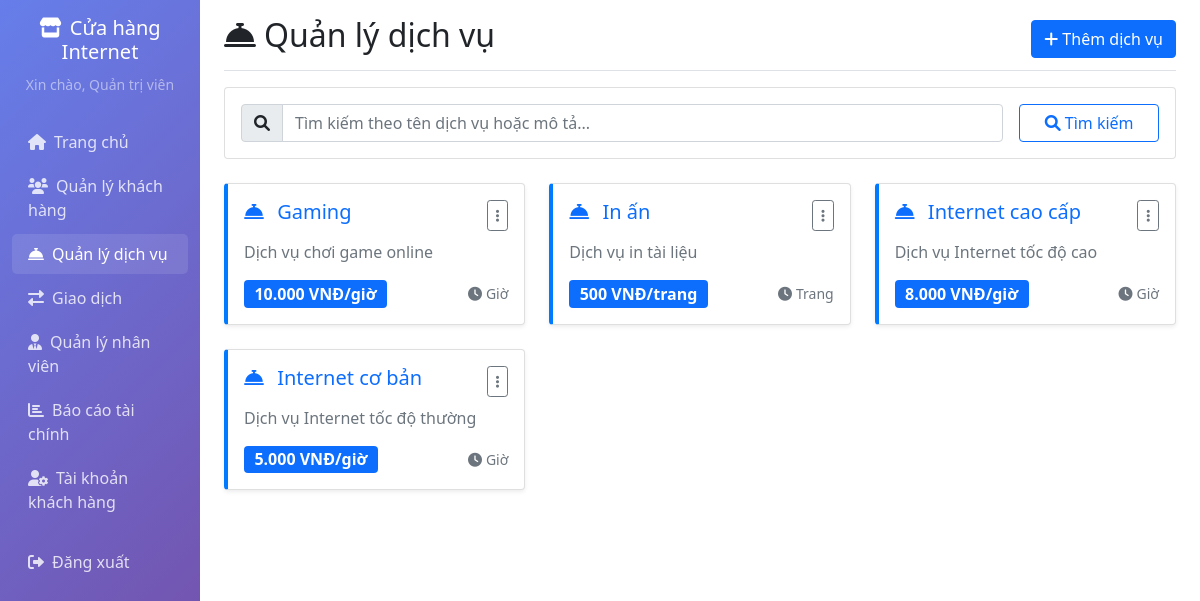
Screenshot of /services.php (signed in) with the database file from the repository.
### tables this page shows
CREATE TABLE dich_vu (
    id INT AUTO_INCREMENT PRIMARY KEY,
    ten_dich_vu VARCHAR(100) NOT NULL,
    mo_ta TEXT,
    gia_tien DECIMAL(10,2) NOT NULL,
    don_vi VARCHAR(20),  
    trang_thai ENUM('active', 'inactive') DEFAULT 'active'
);

### html/config.php (called while the page is built, shortened)
<?php
function isAdmin() {
    return isset($_SESSION['role']) && $_SESSION['role'] === 'admin';
}
function formatCurrency($amount) {
    return number_format($amount, 0, ',', '.') . ' VNĐ';
}
?>

### html/services.php (the view, shortened to what this page needs)
<?php
require_once 'config.php';
$search = isset($_GET['search']) ? sanitize_input($_GET['search']) : '';
$where_clause = "WHERE trang_thai = 'active'";
$params = [];
try {
    $stmt = $db->prepare("SELECT * FROM dich_vu $where_clause ORDER BY ten_dich_vu");
    $stmt->execute($params);
    $services = $stmt->fetchAll();
} catch(PDOException $e) {
    $error = "Lỗi truy vấn: " . $e->getMessage();
    $services = [];
}
?>
<!DOCTYPE html>
<html lang="vi">
<head>
    <link href="https://cdnjs.cloudflare.com/ajax/libs/bootstrap/5.1.3/css/bootstrap.min.css" rel="stylesheet">
    <link href="https://cdnjs.cloudflare.com/ajax/libs/font-awesome/6.0.0/css/all.min.css" rel="stylesheet">
</head>
<body>
    <div class="container-fluid">
        <div class="row">
            <nav class="col-md-3 col-lg-2 d-md-block sidebar collapse">
                <div class="position-sticky pt-3">
                    <div class="text-center mb-4">
                        <h5 class="text-white"><i class="fas fa-store me-2"></i>Cửa hàng Internet</h5>
                        <small class="text-white-50">Xin chào, <?php echo $_SESSION['full_name']; ?></small>
                    </div>
                    <ul class="nav flex-column">
                        <li class="nav-item">
                            <a class="nav-link" href="dashboard.php">
                                <i class="fas fa-home me-2"></i>Trang chủ
                            </a>
                        </li>
                        <li class="nav-item">
                            <a class="nav-link" href="customers.php">
                                <i class="fas fa-users me-2"></i>Quản lý khách hàng
                            </a>
                        </li>
                        <li class="nav-item">
                            <a class="nav-link active" href="services.php">
                                <i class="fas fa-concierge-bell me-2"></i>Quản lý dịch vụ
                            </a>
                        </li>
                        <li class="nav-item">
                            <a class="nav-link" href="transactions.php">
                                <i class="fas fa-exchange-alt me-2"></i>Giao dịch
                            </a>
                        </li>
                        <?php if (isAdmin()): ?>
                        <li class="nav-item">
                            <a class="nav-link" href="staff.php">
                                <i class="fas fa-user-tie me-2"></i>Quản lý nhân viên
                            </a>
                        </li>
                        <li class="nav-item">
                            <a class="nav-link" href="reports.php">
                                <i class="fas fa-chart-bar me-2"></i>Báo cáo tài chính
                            </a>
                        </li>
                        <?php endif; ?>
                        <li class="nav-item">
                            <a class="nav-link" href="accounts.php">
                                <i class="fas fa-user-cog me-2"></i>Tài khoản khách hàng
                            </a>
                        </li>
                        <li class="nav-item mt-3">
                            <a class="nav-link" href="logout.php">
                                <i class="fas fa-sign-out-alt me-2"></i>Đăng xuất
                            </a>
                        </li>
                    </ul>
                </div>
            </nav>
            <main class="col-md-9 ms-sm-auto col-lg-10 px-md-4">
                <div class="d-flex justify-content-between flex-wrap flex-md-nowrap align-items-center pt-3 pb-2 mb-3 border-bottom">
                    <h1 class="h2"><i class="fas fa-concierge-bell me-2"></i>Quản lý dịch vụ</h1>
                    <div class="btn-toolbar mb-2 mb-md-0">
                        <button type="button" class="btn btn-primary" data-bs-toggle="modal" data-bs-target="#serviceModal" onclick="resetForm()">
                            <i class="fas fa-plus me-1"></i>Thêm dịch vụ
                        </button>
                    </div>
                </div>
                <div class="card mb-4">
                    <div class="card-body">
                        <form method="GET" class="row g-3">
                            <div class="col-md-10">
                                <div class="input-group">
                                    <span class="input-group-text"><i class="fas fa-search"></i></span>
                                    <input type="text" class="form-control" name="search" placeholder="Tìm kiếm theo tên dịch vụ hoặc mô tả..." value="<?php echo htmlspecialchars($search); ?>">
                                </div>
                            </div>
                            <div class="col-md-2">
                                <button type="submit" class="btn btn-outline-primary w-100">
                                    <i class="fas fa-search me-1"></i>Tìm kiếm
                                </button>
                            </div>
                        </form>
                    </div>
                </div>
                <div class="row">
                    <?php if (empty($services)): ?>
                        <div class="col-12">
                            <div class="card">
                                <div class="card-body text-center py-5">
                                    <i class="fas fa-concierge-bell fa-3x text-muted mb-3"></i>
                                    <p class="text-muted">Không tìm thấy dịch vụ nào</p>
                                    <?php if (!empty($search)): ?>
                                        <a href="services.php" class="btn btn-outline-primary">Xem tất cả</a>
                                    <?php endif; ?>
                                </div>
                            </div>
                        </div>
                    <?php else: ?>
                        <?php foreach ($services as $service): ?>
                        <div class="col-lg-4 col-md-6 mb-4">
                            <div class="card service-card shadow-sm h-100">
                                <div class="card-body">
                                    <div class="d-flex justify-content-between align-items-start mb-2">
                                        <h5 class="card-title text-primary">
                                            <i class="fas fa-concierge-bell me-2"></i>
                                            <?php echo htmlspecialchars($service['ten_dich_vu']); ?>
                                        </h5>
                                        <div class="dropdown">
                                            <button class="btn btn-sm btn-outline-secondary" type="button" data-bs-toggle="dropdown">
                                                <i class="fas fa-ellipsis-v"></i>
                                            </button>
                                        </div>
                                    </div>
                                    <p class="card-text text-muted">
                                        <?php echo htmlspecialchars($service['mo_ta']); ?>
                                    </p>
                                    <div class="mt-auto">
                                        <div class="d-flex justify-content-between align-items-center">
                                            <span class="badge bg-primary fs-6">
                                                <?php echo formatCurrency($service['gia_tien']); ?>/<?php echo $service['don_vi']; ?>
                                            </span>
                                            <small class="text-muted">
                                                <i class="fas fa-clock me-1"></i><?php echo ucfirst($service['don_vi']); ?>
                                            </small>
                                        </div>
                                    </div>
                                </div>
                            </div>
                        </div>
                        <?php endforeach; ?>
                    <?php endif; ?>
                </div>
            </main>
        </div>
    </div>
</body>
</html>

### html/services.php (style rules this page uses)
.sidebar { min-height: 100vh; background: linear-gradient(135deg, #667eea 0%, #764ba2 100%); }
.sidebar .nav-link { color: rgba(255,255,255,0.8); border-radius: 5px; margin: 2px 0; }
.sidebar .nav-link:hover, .sidebar .nav-link.active { background: rgba(255,255,255,0.1); color: white; }
.service-card { transition: transform 0.2s; border-left: 4px solid #007bff; }

### rows the page displays
dich_vu: ten_dich_vu "Gaming", mo_ta "Dịch vụ chơi game online", gia_tien "10.000 VNĐ", don_vi "giờ", don_vi "Giờ"
dich_vu: ten_dich_vu "In ấn", mo_ta "Dịch vụ in tài liệu", gia_tien "500 VNĐ", don_vi "trang", don_vi "Trang"
dich_vu: ten_dich_vu "Internet cao cấp", mo_ta "Dịch vụ Internet tốc độ cao", gia_tien "8.000 VNĐ", don_vi "giờ", don_vi "Giờ"
dich_vu: ten_dich_vu "Internet cơ bản", mo_ta "Dịch vụ Internet tốc độ thường", gia_tien "5.000 VNĐ", don_vi "giờ", don_vi "Giờ"

### other values shown
$_SESSION['full_name'] "Quản trị viên"
